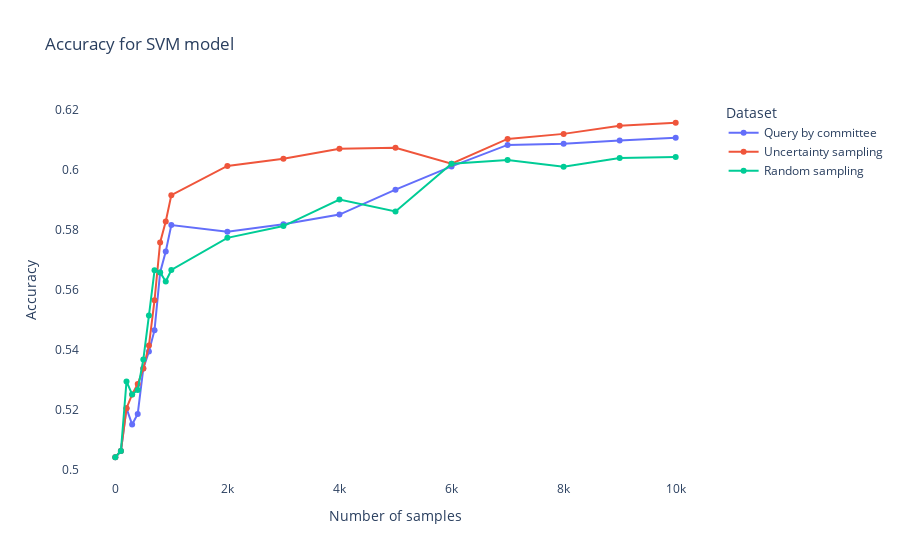

Source (notebook cell):
### Code cell
figure_active_accuracy = go.Figure()

figure_active_accuracy.add_trace(go.Scatter(x=X, y=results_svm_comitee_accuracy, mode='lines+markers', name='Query by committee'))
figure_active_accuracy.add_trace(go.Scatter(x=X, y=results_svm_uncertainty_f1, mode='lines+markers', name='Uncertainty sampling'))
figure_active_accuracy.add_trace(go.Scatter(x=X, y=results_svm_random_f1, mode='lines+markers', name='Random sampling'))

figure_active_accuracy.update_layout(
    title="Accuracy for SVM model",
    xaxis_title="Number of samples",
    yaxis_title="Accuracy",
    legend_title="Dataset",
    plot_bgcolor='rgba(0,0,0,0)',
)

figure_active_accuracy.show()

### Figure 1 — Plotly figure (JSON) as saved in the notebook; plotly's stock layout.template omitted (floating-point values rounded to 4 significant figures)
{"data": [{"mode": "lines+markers", "name": "Query by committee", "type": "scatter", "x": [0, 100, 200, 300, 400, 500, 600, 700, 800, 900, 1000, 2000, 3000, 4000, 5000, 6000, 7000, 8000, 9000, 10000], "y": [0.5041, 0.5062, 0.5204, 0.5151, 0.5186, 0.5337, 0.5394, 0.5465, 0.5658, 0.5728, 0.5816, 0.5794, 0.5819, 0.5851, 0.5935, 0.6012, 0.6084, 0.6088, 0.6098, 0.6108]}, {"mode": "lines+markers", "name": "Uncertainty sampling", "type": "scatter", "x": [0, 100, 200, 300, 400, 500, 600, 700, 800, 900, 1000, 2000, 3000, 4000, 5000, 6000, 7000, 8000, 9000, 10000], "y": [0.5041, 0.5062, 0.5204, 0.5251, 0.5286, 0.5337, 0.5414, 0.5565, 0.5758, 0.5828, 0.5916, 0.6014, 0.6038, 0.6071, 0.6075, 0.6021, 0.6104, 0.6121, 0.6148, 0.6158]}, {"mode": "lines+markers", "name": "Random sampling", "type": "scatter", "x": [0, 100, 200, 300, 400, 500, 600, 700, 800, 900, 1000, 2000, 3000, 4000, 5000, 6000, 7000, 8000, 9000, 10000], "y": [0.5041, 0.5062, 0.5294, 0.5251, 0.5266, 0.5367, 0.5514, 0.5665, 0.5658, 0.5628, 0.5666, 0.5774, 0.5813, 0.5901, 0.5861, 0.6021, 0.6034, 0.6011, 0.604, 0.6044]}], "layout": {"legend": {"title": {"text": "Dataset"}}, "plot_bgcolor": "rgba(0,0,0,0)", "title": {"text": "Accuracy for SVM model"}, "xaxis": {"title": {"text": "Number of samples"}}, "yaxis": {"title": {"text": "Accuracy"}}}}
